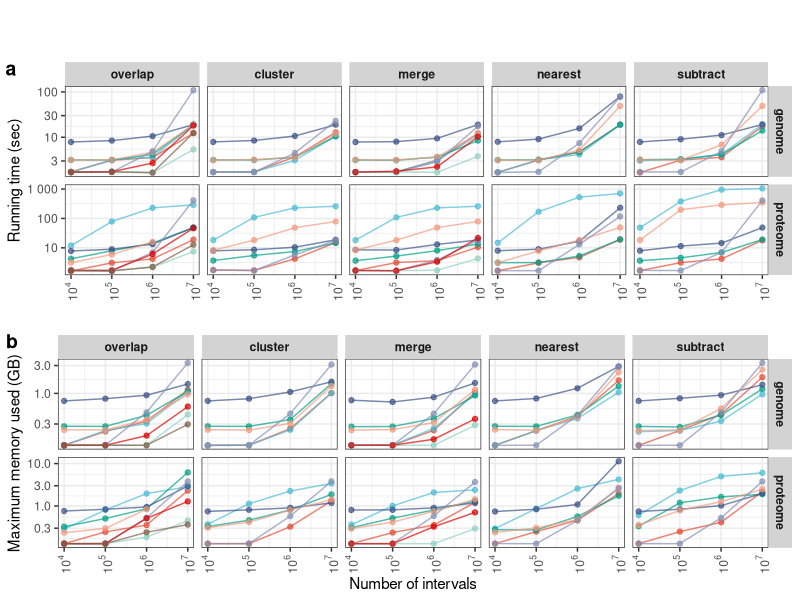
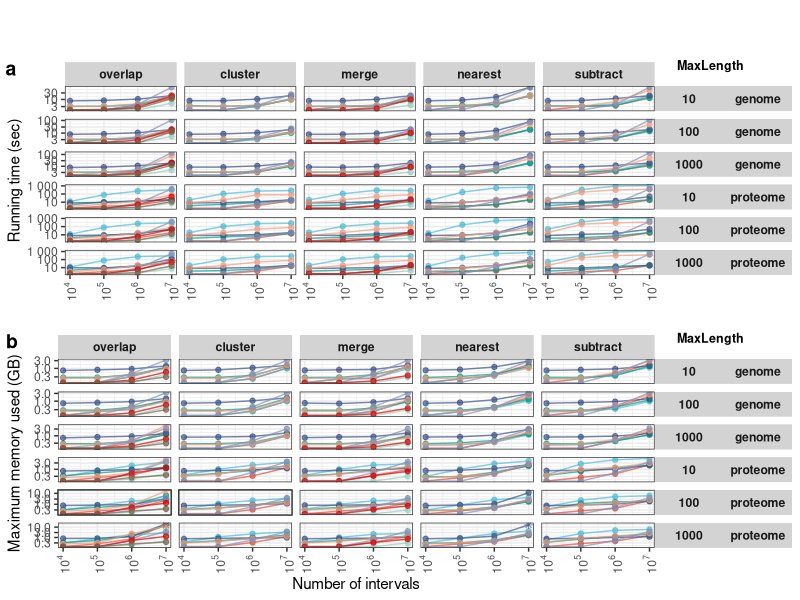
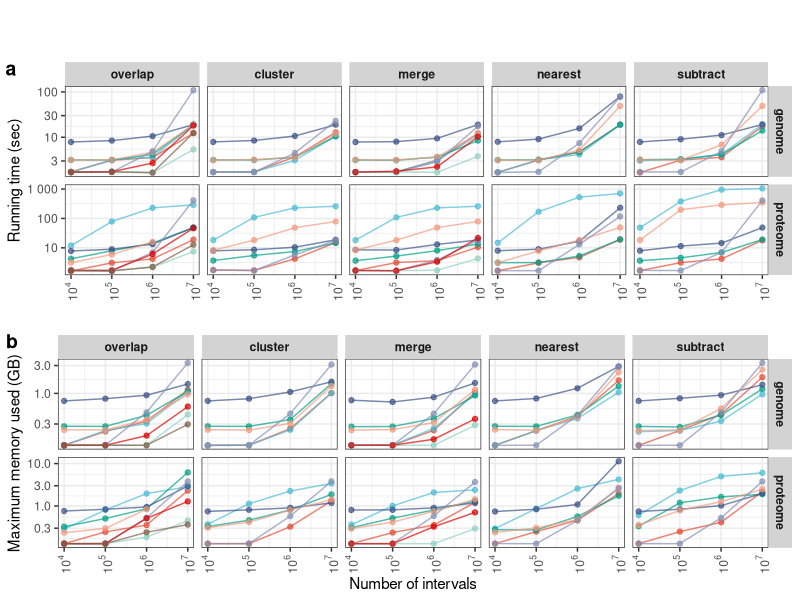
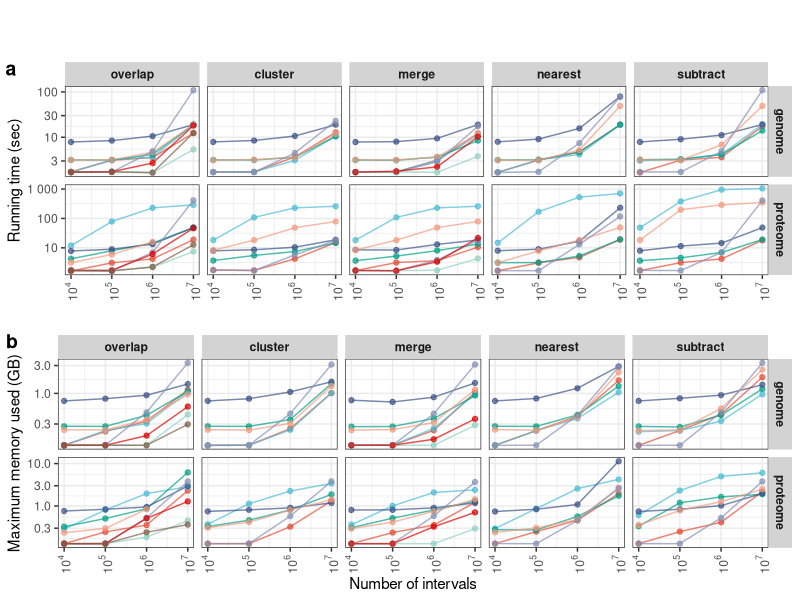
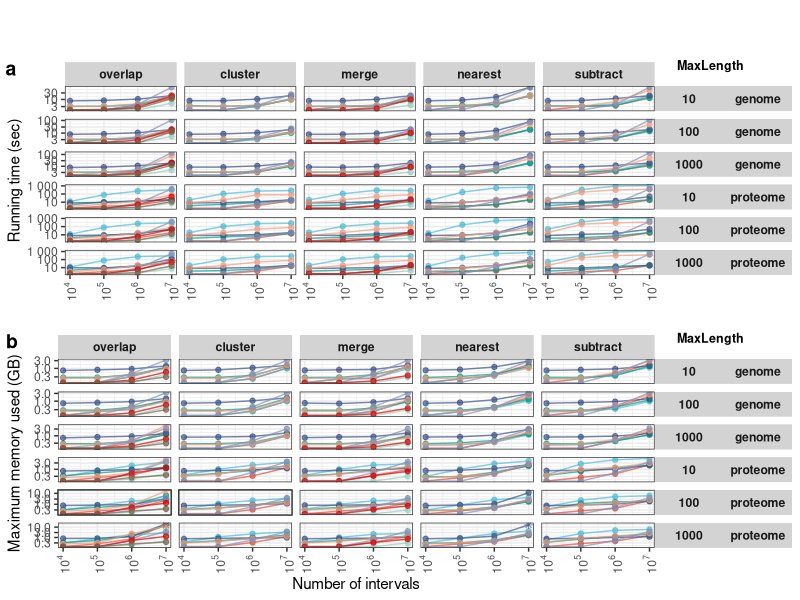
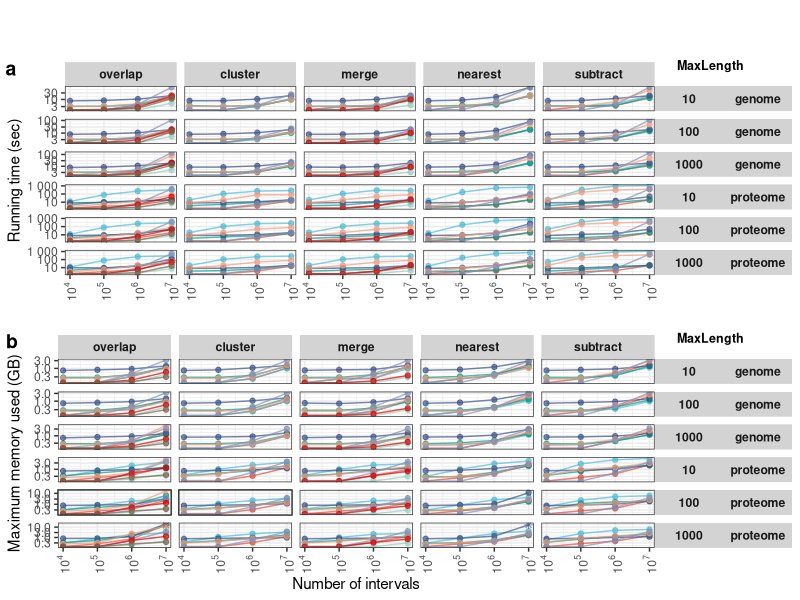

These figures' R source, in order:
## ---- chunk 1
knitr::opts_chunk$set(echo = TRUE)
library(data.table)
library(ggplot2)
library(cowplot)
library(scales)
library(ggsci)

## ---- chunk 2
df1 = data.table(read.csv('collected_results/collected_results.with_status.010426.csv'))
df2 = data.table(read.csv('collected_results/collected_results.with_status.010426.csv'))
df3 = data.table(read.csv('collected_results/collected_results.with_status.010426.csv'))
df1$replicate = 1
df2$replicate = 2
df3$replicate = 3
df=rbind(df1, df2, df3)

df$nrows <- as.integer(gsub("_", "", df$nrows))

# levels in reverse alphabetical: pyranges first, and bedtools last, so colors are consistent if bedtools is removed
df$library=factor(df$library, levels=sort(unique(df$library), decreasing=T) )

# renaming, ordering levels
df[genome=="hg38", genome:="genome"]
df[operation=="intersection", operation:="overlap"]
ops <- unique(df$operation)
df$operation <- factor(df$operation,
                        levels = c("overlap", sort(ops[ops != "overlap"])))

# useful vars
libs  <- as.character(unique(df$library))
libs_other <- setdiff(libs, "pyranges")   # all competitors
df
## ---- chunk 3
## -------------------------------------------------------------
## 1.  Identify the columns you *don’t* want in the “design” key
## -------------------------------------------------------------
avg_cols <- c(
  "s", "max_pss", "max_rss", "max_uss", "max_vms", "mean_load",
  "cpu_time", "cpu_usage", "io_in", "io_out"
)

drop_cols   <- c("replicate", "jobid", "h.m.s")     # never part of the key
dt=copy(df)
dt[, (drop_cols) := NULL]
key_cols    <- setdiff(names(dt), c(avg_cols, drop_cols))


## -------------------------------------------------------------
## 2.  Collapse replicates
## -------------------------------------------------------------
mdf <- dt[
  , 
      lapply(.SD, mean),               
    by = key_cols,
    .SDcols = avg_cols
]

setcolorder(mdf, setdiff(names(dt), drop_cols))  # original order, minus drop_cols
#coll

mdf = mdf[order(nrows, library, maxlength, operation, genome)]
mdf
## ---- chunk 4
z=mdf[status=="ok"]

time_wide <- dcast(
  z,
  operation + genome + nrows + maxlength ~ library,
  value.var      = "cpu_time",
  fun.aggregate  = mean
)
#time_wide
setnames(time_wide, libs, paste0("time_", libs))

mem_wide  <- dcast(
  z ,
  operation + genome + nrows + maxlength ~ library,
  value.var      = "max_rss",
  fun.aggregate  = mean
)
setnames(mem_wide, libs, paste0("mem_", libs))

cond_cols = setdiff(names(mem_wide), paste0("mem_", libs))
#cond_cols
## Combined table: one row per condition
bench_wide <- merge(time_wide, mem_wide, by = cond_cols, all = TRUE)

time_cols <- grep("^time_", names(bench_wide), value = TRUE)
mem_cols  <- grep("^mem_",  names(bench_wide), value = TRUE)
pyr_time_col <- "time_pyranges_1"
pyr_mem_col  <- "mem_pyranges_1"
time_other <- setdiff(time_cols, pyr_time_col)
mem_other  <- setdiff(mem_cols,  pyr_mem_col)

# helper that returns a list(best_value, best_library) over .SD
best_other <- function(mat, strip) {
  idx <- apply(mat, 1, function(x) if (all(is.na(x))) NA_integer_ else which.min(x))
  best_val <- mat[cbind(seq_len(nrow(mat)), idx)]
  best_lib <- gsub(strip, "", colnames(mat)[idx])
  list(best_val, best_lib)
}


# ────────────────────────────────────────────────────────────────
#   Per-library fold-change vs. PyRanges
#     (>1 ⇒ PyRanges faster / leaner than that library)
# ────────────────────────────────────────────────────────────────


# Time fold-changes
for (lib in libs_other) {
  bench_wide[, (paste0("fold_change_time_", lib)) :=
                get(paste0("time_", lib)) / get(pyr_time_col)]
}

# Memory fold-changes
for (lib in libs_other) {
  bench_wide[, (paste0("fold_change_mem_", lib)) :=
                get(paste0("mem_", lib)) / get(pyr_mem_col)]
}

bench_wide

## ---- chunk 5
row_subset <- bench_wide[nrows >= 1e6]  #note: bench_wide has already excluded fail status jobs
# [,.( mFCtime= mean(fold_change_time), deltaMem = mean(delta_pct_mem, na.rm=T) )]

mean_fc <- function(prefix) {
  sapply(
    libs_other,
    function(lib)
      mean(row_subset[[paste0(prefix, lib)]], na.rm = TRUE)
  )
}

# ----- compute averages -----------------------------------------------------
avg_time <- mean_fc("fold_change_time_")          # speed-up averages
avg_mem  <- mean_fc("fold_change_mem_")           # RAM-ratio averages

# ----- assemble tidy summary -----------------------------------------------
avg_fold_changes <- data.table(
  library              = libs_other,
  avg_fold_change_time = avg_time,
  avg_fold_change_mem  = avg_mem
)

avg_fold_changes [, delta_mem:=(1-1/avg_fold_change_mem)]
print(avg_fold_changes)
## ---- chunk 6
sdf=mdf[maxlength==100][status=='ok']

point_alpha=0.7
named_color_scale = ggsci::pal_npg()(9)
names(named_color_scale) = levels(sdf$library)
color_scale = scale_color_manual(values=named_color_scale)

time_plot_combined <- ggplot(sdf, aes(nrows, cpu_time, color = library)) +
  geom_line(alpha=point_alpha) +
  geom_point(alpha=point_alpha) +
  facet_grid(genome ~ operation, scales = 'free') +
   scale_x_log10(
     labels = trans_format("log10", math_format(10^.x))
   ) +
  color_scale+
  scale_y_log10(labels = label_number()) +
  scale_shape_manual(values=c(8, 19))+
  xlab('Number of intervals') +
  ylab('Running time (sec)') +
  theme_bw() +
  theme(
    axis.text.x = element_text(angle = 90, vjust = 0.5, hjust = 1),
    plot.title = element_text(hjust = 0.5),
    # Legend styling
    legend.position = "top",
    legend.background = element_rect(fill = "white", color = "black"),
  
    # Facet strip styling
    strip.background = element_rect(fill = "lightgrey", color = NA),
    strip.text = element_text(face = "bold")
  )

mem_plot_combined <- ggplot(sdf, aes(nrows, max_rss/1024, color = library)) +
  geom_line(alpha=point_alpha) +
  geom_point(alpha=point_alpha) +
  facet_grid(genome ~ operation, scales = 'free') +
  scale_x_log10(labels = trans_format("log10", math_format(10^.x))  ) +
  scale_y_log10() + 
  color_scale+
  xlab('Number of intervals') +
  ylab('Maximum memory used (GB)') +
  theme_bw() +
  theme(
    axis.text.x = element_text(angle = 90, vjust = 0.5, hjust = 1),
    plot.title = element_text(hjust = 0.5),
    # Legend styling
    legend.position = "top",
    legend.background = element_rect(fill = "white", color = "black"),
  
    # Facet strip styling
    strip.background = element_rect(fill = "lightgrey", color = NA),
    strip.text = element_text(face = "bold")
  )


combo_plot =
  plot_grid(get_legend(time_plot_combined),
          time_plot_combined + theme(legend.position = 'none') + xlab(''), 
          mem_plot_combined + theme(legend.position = 'none'), 
          ncol=1,
          rel_heights = c(0.2, 1, 1), 
          labels = c('', 'a', 'b')
          
)
combo_plot
suppressMessages(ggsave('combo_plot.pdf', combo_plot, width = 6))
suppressMessages(ggsave('combo_plot.png', combo_plot, width = 6))
#time_plot_combined

## ---- chunk 7
addx=0.93
addy=0.98
addtext="MaxLength"

supp_time_plot_combined <- ggplot(mdf, aes(nrows, cpu_time, color = library)) +
  geom_line(alpha=point_alpha) +
  geom_point(aes(shape=status), alpha=point_alpha) +
  facet_grid(genome + maxlength ~ operation , scales = 'free') +
   scale_x_log10(
     labels = trans_format("log10", math_format(10^.x))
   ) +
  color_scale+
  scale_y_log10(labels = label_number()) +
  scale_shape_manual(values=c(8, 19))+
  xlab('Number of intervals') +
  ylab('Running time (sec)') +
  theme_bw() +
  theme(
    axis.text.x = element_text(angle = 90, vjust = 0.5, hjust = 1),
    plot.title = element_text(hjust = 0.5),
    # Legend styling
    legend.position = "top",
    legend.background = element_rect(fill = "white", color = "black"),
  
    # Facet strip styling
    strip.background = element_rect(fill = "lightgrey", color = NA),
    strip.text = element_text(face = "bold"),
    strip.text.y = element_text(face = "bold", angle = 0)
  )


the_legend = get_legend(supp_time_plot_combined)
supp_time_plot_combined = supp_time_plot_combined + theme(legend.position = 'none') + xlab('')

supp_time_plot_combined <- ggdraw(supp_time_plot_combined) +
  draw_label(
    addtext,
    x = addx,               # near right edge
    y = addy,               # near top edge
    hjust = 1, vjust = 1,
    fontface = "bold",
    size=9
    
  )

supp_mem_plot_combined <- ggplot(mdf, aes(nrows, max_rss/1024, color = library)) +
  geom_line(alpha=point_alpha) +
  geom_point(aes(shape=status), alpha=point_alpha) +
  facet_grid(genome + maxlength ~ operation, scales = 'free') +
  scale_x_log10(labels = trans_format("log10", math_format(10^.x))  ) +
  scale_y_log10() +
  color_scale+
  scale_shape_manual(values=c(8, 19))+
  xlab('Number of intervals') +
  ylab('Maximum memory used (GB)') +
  theme_bw() +
  theme(
    axis.text.x = element_text(angle = 90, vjust = 0.5, hjust = 1),
    plot.title = element_text(hjust = 0.5),
    # Legend styling
    legend.position = "top",
    legend.background = element_rect(fill = "white", color = "black"),
  
    # Facet strip styling
    strip.background = element_rect(fill = "lightgrey", color = NA),
    strip.text = element_text(face = "bold"),
    strip.text.y = element_text(face = "bold", angle = 0)
  )

supp_mem_plot_combined = supp_mem_plot_combined + theme(legend.position = 'none')

supp_mem_plot_combined <- ggdraw(supp_mem_plot_combined) +
  draw_label(
    addtext,
    x = addx,               # near right edge
    y = addy,               # near top edge
    hjust = 1, vjust = 1,
    fontface = "bold",
    size=9
    
  )

full_combo_plot =
  plot_grid(the_legend,
          supp_time_plot_combined , 
          supp_mem_plot_combined , 
          ncol=1,
          rel_heights = c(0.2, 1, 1), 
          labels = c('', 'a', 'b')
          
)
full_combo_plot
suppressMessages(ggsave('combo_plot.full.pdf', full_combo_plot, width = 10, height = 15))
suppressMessages(ggsave('combo_plot.full.png', full_combo_plot, width = 10, height = 15))
